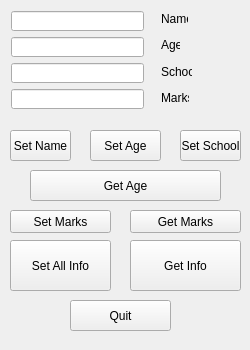
<?xml version="1.0" encoding="UTF-8"?>
<ui version="4.0">
 <class>Form</class>
 <widget class="QWidget" name="Form">
  <property name="geometry">
   <rect>
    <x>0</x>
    <y>0</y>
    <width>250</width>
    <height>350</height>
   </rect>
  </property>
  <property name="minimumSize">
   <size>
    <width>250</width>
    <height>350</height>
   </size>
  </property>
  <property name="maximumSize">
   <size>
    <width>250</width>
    <height>350</height>
   </size>
  </property>
  <property name="windowTitle">
   <string>Form1</string>
  </property>
  <widget class="QLineEdit" name="lineName">
   <property name="geometry">
    <rect>
     <x>11</x>
     <y>11</y>
     <width>133</width>
     <height>20</height>
    </rect>
   </property>
  </widget>
  <widget class="QPushButton" name="buttonSetName">
   <property name="geometry">
    <rect>
     <x>10</x>
     <y>130</y>
     <width>61</width>
     <height>31</height>
    </rect>
   </property>
   <property name="text">
    <string>Set Name</string>
   </property>
  </widget>
  <widget class="QLineEdit" name="lineAge">
   <property name="geometry">
    <rect>
     <x>11</x>
     <y>37</y>
     <width>133</width>
     <height>20</height>
    </rect>
   </property>
  </widget>
  <widget class="QLineEdit" name="lineSchool">
   <property name="geometry">
    <rect>
     <x>11</x>
     <y>63</y>
     <width>133</width>
     <height>20</height>
    </rect>
   </property>
  </widget>
  <widget class="QLineEdit" name="lineMarks">
   <property name="geometry">
    <rect>
     <x>11</x>
     <y>89</y>
     <width>133</width>
     <height>20</height>
    </rect>
   </property>
  </widget>
  <widget class="QPushButton" name="buttonSetAge">
   <property name="geometry">
    <rect>
     <x>90</x>
     <y>130</y>
     <width>71</width>
     <height>31</height>
    </rect>
   </property>
   <property name="text">
    <string>Set Age</string>
   </property>
  </widget>
  <widget class="QPushButton" name="buttonSetSchool">
   <property name="geometry">
    <rect>
     <x>180</x>
     <y>130</y>
     <width>61</width>
     <height>31</height>
    </rect>
   </property>
   <property name="text">
    <string>Set School</string>
   </property>
  </widget>
  <widget class="QPushButton" name="buttonGetAge">
   <property name="geometry">
    <rect>
     <x>30</x>
     <y>170</y>
     <width>191</width>
     <height>31</height>
    </rect>
   </property>
   <property name="text">
    <string>Get Age</string>
   </property>
  </widget>
  <widget class="QPushButton" name="buttonSetMarks">
   <property name="geometry">
    <rect>
     <x>10</x>
     <y>210</y>
     <width>101</width>
     <height>23</height>
    </rect>
   </property>
   <property name="text">
    <string>Set Marks</string>
   </property>
  </widget>
  <widget class="QPushButton" name="buttonGetMarks">
   <property name="geometry">
    <rect>
     <x>130</x>
     <y>210</y>
     <width>111</width>
     <height>23</height>
    </rect>
   </property>
   <property name="text">
    <string>Get Marks</string>
   </property>
  </widget>
  <widget class="QPushButton" name="buttonSetAll">
   <property name="geometry">
    <rect>
     <x>10</x>
     <y>240</y>
     <width>101</width>
     <height>51</height>
    </rect>
   </property>
   <property name="text">
    <string>Set All Info</string>
   </property>
  </widget>
  <widget class="QPushButton" name="buttonGetAll">
   <property name="geometry">
    <rect>
     <x>130</x>
     <y>240</y>
     <width>111</width>
     <height>51</height>
    </rect>
   </property>
   <property name="text">
    <string>Get Info</string>
   </property>
  </widget>
  <widget class="QPushButton" name="buttonQuit">
   <property name="geometry">
    <rect>
     <x>70</x>
     <y>300</y>
     <width>101</width>
     <height>31</height>
    </rect>
   </property>
   <property name="text">
    <string>Quit</string>
   </property>
  </widget>
  <widget class="QLabel" name="labelName">
   <property name="geometry">
    <rect>
     <x>161</x>
     <y>11</y>
     <width>27</width>
     <height>16</height>
    </rect>
   </property>
   <property name="text">
    <string>Name</string>
   </property>
  </widget>
  <widget class="QLabel" name="labelAge">
   <property name="geometry">
    <rect>
     <x>161</x>
     <y>37</y>
     <width>19</width>
     <height>16</height>
    </rect>
   </property>
   <property name="text">
    <string>Age</string>
   </property>
  </widget>
  <widget class="QLabel" name="labelSchool">
   <property name="geometry">
    <rect>
     <x>161</x>
     <y>64</y>
     <width>31</width>
     <height>16</height>
    </rect>
   </property>
   <property name="text">
    <string>School</string>
   </property>
  </widget>
  <widget class="QLabel" name="labelMarks">
   <property name="geometry">
    <rect>
     <x>161</x>
     <y>90</y>
     <width>28</width>
     <height>16</height>
    </rect>
   </property>
   <property name="text">
    <string>Marks</string>
   </property>
  </widget>
 </widget>
 <resources/>
 <connections>
  <connection>
   <sender>buttonGetAge</sender>
   <signal>clicked()</signal>
   <receiver>Form</receiver>
   <slot>getAge()</slot>
   <hints>
    <hint type="sourcelabel">
     <x>125</x>
     <y>185</y>
    </hint>
    <hint type="destinationlabel">
     <x>124</x>
     <y>174</y>
    </hint>
   </hints>
  </connection>
  <connection>
   <sender>buttonSetAll</sender>
   <signal>clicked()</signal>
   <receiver>Form</receiver>
   <slot>setAllInfo()</slot>
   <hints>
    <hint type="sourcelabel">
     <x>60</x>
     <y>265</y>
    </hint>
    <hint type="destinationlabel">
     <x>124</x>
     <y>174</y>
    </hint>
   </hints>
  </connection>
  <connection>
   <sender>buttonGetMarks</sender>
   <signal>clicked()</signal>
   <receiver>Form</receiver>
   <slot>getMarks()</slot>
   <hints>
    <hint type="sourcelabel">
     <x>185</x>
     <y>221</y>
    </hint>
    <hint type="destinationlabel">
     <x>124</x>
     <y>174</y>
    </hint>
   </hints>
  </connection>
  <connection>
   <sender>buttonQuit</sender>
   <signal>clicked()</signal>
   <receiver>Form</receiver>
   <slot>close()</slot>
   <hints>
    <hint type="sourcelabel">
     <x>120</x>
     <y>315</y>
    </hint>
    <hint type="destinationlabel">
     <x>124</x>
     <y>174</y>
    </hint>
   </hints>
  </connection>
  <connection>
   <sender>buttonSetAge</sender>
   <signal>clicked()</signal>
   <receiver>Form</receiver>
   <slot>setAge()</slot>
   <hints>
    <hint type="sourcelabel">
     <x>125</x>
     <y>145</y>
    </hint>
    <hint type="destinationlabel">
     <x>124</x>
     <y>174</y>
    </hint>
   </hints>
  </connection>
  <connection>
   <sender>buttonGetAll</sender>
   <signal>clicked()</signal>
   <receiver>Form</receiver>
   <slot>getAllInfo()</slot>
   <hints>
    <hint type="sourcelabel">
     <x>185</x>
     <y>265</y>
    </hint>
    <hint type="destinationlabel">
     <x>124</x>
     <y>174</y>
    </hint>
   </hints>
  </connection>
  <connection>
   <sender>buttonSetMarks</sender>
   <signal>clicked()</signal>
   <receiver>Form</receiver>
   <slot>setMarks()</slot>
   <hints>
    <hint type="sourcelabel">
     <x>60</x>
     <y>221</y>
    </hint>
    <hint type="destinationlabel">
     <x>124</x>
     <y>174</y>
    </hint>
   </hints>
  </connection>
  <connection>
   <sender>buttonSetName</sender>
   <signal>clicked()</signal>
   <receiver>Form</receiver>
   <slot>setName()</slot>
   <hints>
    <hint type="sourcelabel">
     <x>40</x>
     <y>145</y>
    </hint>
    <hint type="destinationlabel">
     <x>124</x>
     <y>174</y>
    </hint>
   </hints>
  </connection>
  <connection>
   <sender>buttonSetSchool</sender>
   <signal>clicked()</signal>
   <receiver>Form</receiver>
   <slot>setSchool()</slot>
   <hints>
    <hint type="sourcelabel">
     <x>210</x>
     <y>145</y>
    </hint>
    <hint type="destinationlabel">
     <x>124</x>
     <y>174</y>
    </hint>
   </hints>
  </connection>
 </connections>
 <slots>
  <slot>setName()</slot>
  <slot>setAge()</slot>
  <slot>setSchool()</slot>
  <slot>setMarks()</slot>
  <slot>setAllInfo()</slot>
  <slot>getAge()</slot>
  <slot>getMarks()</slot>
  <slot>getAllInfo()</slot>
 </slots>
</ui>
